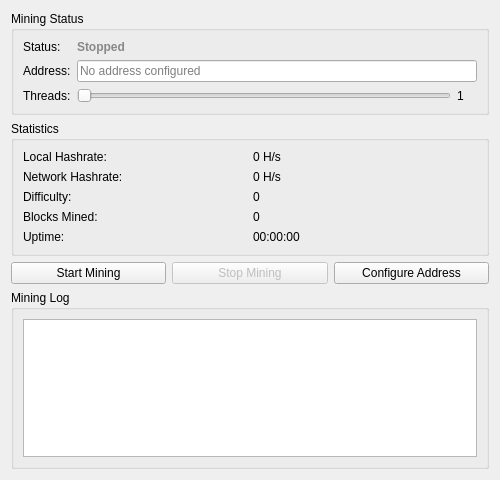
<?xml version="1.0" encoding="UTF-8"?>
<ui version="4.0">
 <class>MiningPage</class>
 <widget class="QWidget" name="MiningPage">
  <property name="geometry">
   <rect><x>0</x><y>0</y><width>500</width><height>480</height></rect>
  </property>
  <layout class="QVBoxLayout" name="mainLayout">
   <item>
    <widget class="QGroupBox" name="statusGroup">
     <property name="title"><string>Mining Status</string></property>
     <layout class="QGridLayout" name="statusGrid">
      <item row="0" column="0">
       <widget class="QLabel" name="statusLabel_"><property name="text"><string>Status:</string></property></widget>
      </item>
      <item row="0" column="1">
       <widget class="QLabel" name="miningStatusLabel">
        <property name="text"><string>Stopped</string></property>
        <property name="styleSheet"><string>font-weight: bold; color: #888;</string></property>
       </widget>
      </item>
      <item row="1" column="0">
       <widget class="QLabel" name="addressLabel_"><property name="text"><string>Address:</string></property></widget>
      </item>
      <item row="1" column="1">
       <widget class="QLineEdit" name="miningAddressEdit">
        <property name="readOnly"><bool>true</bool></property>
        <property name="placeholderText"><string>No address configured</string></property>
       </widget>
      </item>
      <item row="2" column="0">
       <widget class="QLabel" name="threadsLabel_"><property name="text"><string>Threads:</string></property></widget>
      </item>
      <item row="2" column="1">
       <layout class="QHBoxLayout" name="threadsLayout">
        <item>
         <widget class="QSlider" name="threadsSlider">
          <property name="minimum"><number>1</number></property>
          <property name="maximum"><number>8</number></property>
          <property name="value"><number>1</number></property>
          <property name="orientation"><enum>Qt::Horizontal</enum></property>
         </widget>
        </item>
        <item>
         <widget class="QLabel" name="threadsValueLabel">
          <property name="text"><string>1</string></property>
          <property name="minimumSize"><size><width>20</width><height>0</height></size></property>
         </widget>
        </item>
       </layout>
      </item>
     </layout>
    </widget>
   </item>
   <item>
    <widget class="QGroupBox" name="statsGroup">
     <property name="title"><string>Statistics</string></property>
     <layout class="QGridLayout" name="statsGrid">
      <item row="0" column="0">
       <widget class="QLabel" name="localHashLabel_"><property name="text"><string>Local Hashrate:</string></property></widget>
      </item>
      <item row="0" column="1">
       <widget class="QLabel" name="localHashrateLabel">
        <property name="text"><string>0 H/s</string></property>
       </widget>
      </item>
      <item row="1" column="0">
       <widget class="QLabel" name="networkHashLabel_"><property name="text"><string>Network Hashrate:</string></property></widget>
      </item>
      <item row="1" column="1">
       <widget class="QLabel" name="networkHashrateLabel">
        <property name="text"><string>0 H/s</string></property>
       </widget>
      </item>
      <item row="2" column="0">
       <widget class="QLabel" name="difficultyLabel_"><property name="text"><string>Difficulty:</string></property></widget>
      </item>
      <item row="2" column="1">
       <widget class="QLabel" name="difficultyLabel">
        <property name="text"><string>0</string></property>
       </widget>
      </item>
      <item row="3" column="0">
       <widget class="QLabel" name="blocksMinedLabel_"><property name="text"><string>Blocks Mined:</string></property></widget>
      </item>
      <item row="3" column="1">
       <widget class="QLabel" name="blocksMinedLabel">
        <property name="text"><string>0</string></property>
       </widget>
      </item>
      <item row="4" column="0">
       <widget class="QLabel" name="uptimeLabel_"><property name="text"><string>Uptime:</string></property></widget>
      </item>
      <item row="4" column="1">
       <widget class="QLabel" name="uptimeLabel">
        <property name="text"><string>00:00:00</string></property>
       </widget>
      </item>
     </layout>
    </widget>
   </item>
   <item>
    <layout class="QHBoxLayout" name="buttonLayout">
     <item>
      <widget class="QPushButton" name="startMiningButton">
       <property name="text"><string>Start Mining</string></property>
       <property name="enabled"><bool>true</bool></property>
      </widget>
     </item>
     <item>
      <widget class="QPushButton" name="stopMiningButton">
       <property name="text"><string>Stop Mining</string></property>
       <property name="enabled"><bool>false</bool></property>
      </widget>
     </item>
     <item>
      <widget class="QPushButton" name="configureButton">
       <property name="text"><string>Configure Address</string></property>
      </widget>
     </item>
    </layout>
   </item>
   <item>
    <widget class="QGroupBox" name="logGroup">
     <property name="title"><string>Mining Log</string></property>
     <layout class="QVBoxLayout" name="logLayout">
      <item>
       <widget class="QPlainTextEdit" name="miningLogWidget">
        <property name="readOnly"><bool>true</bool></property>
        <property name="maximumBlockCount"><number>500</number></property>
       </widget>
      </item>
     </layout>
    </widget>
   </item>
  </layout>
 </widget>
</ui>
